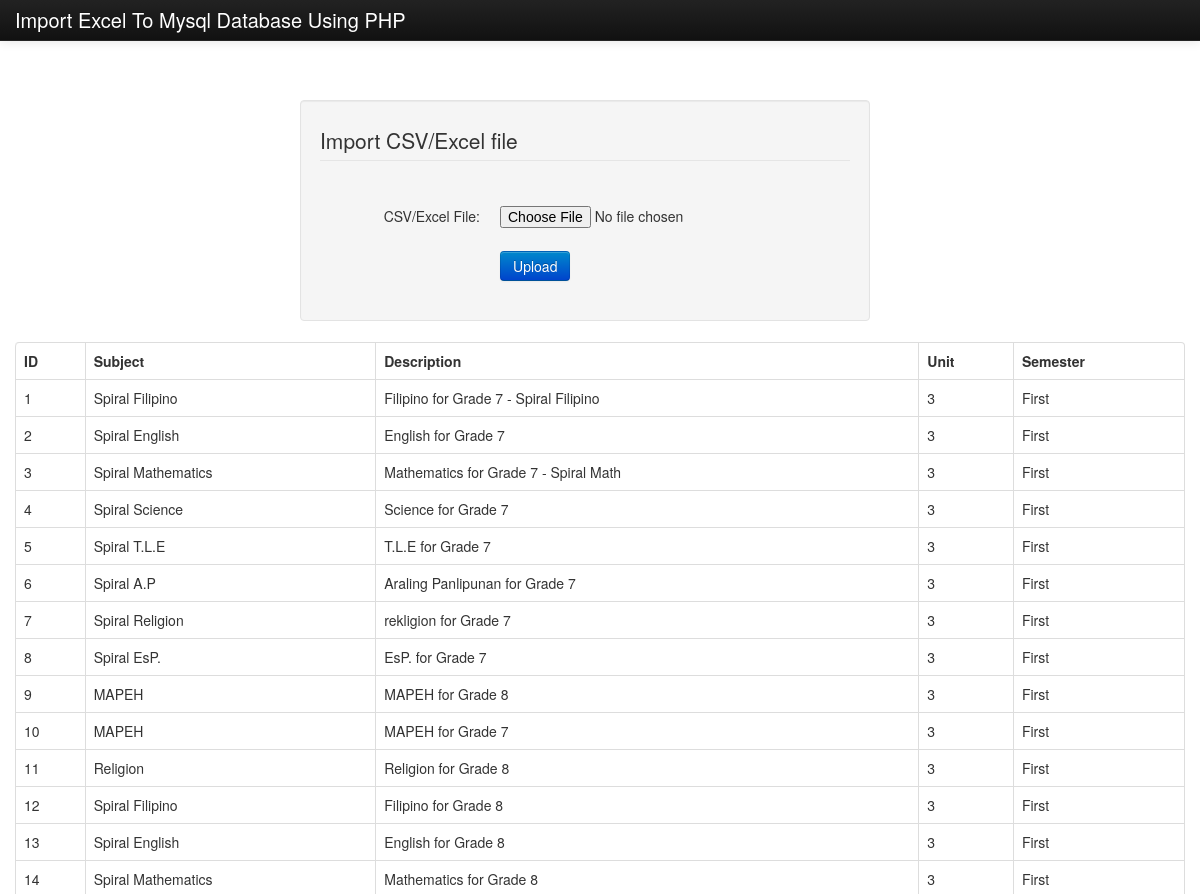
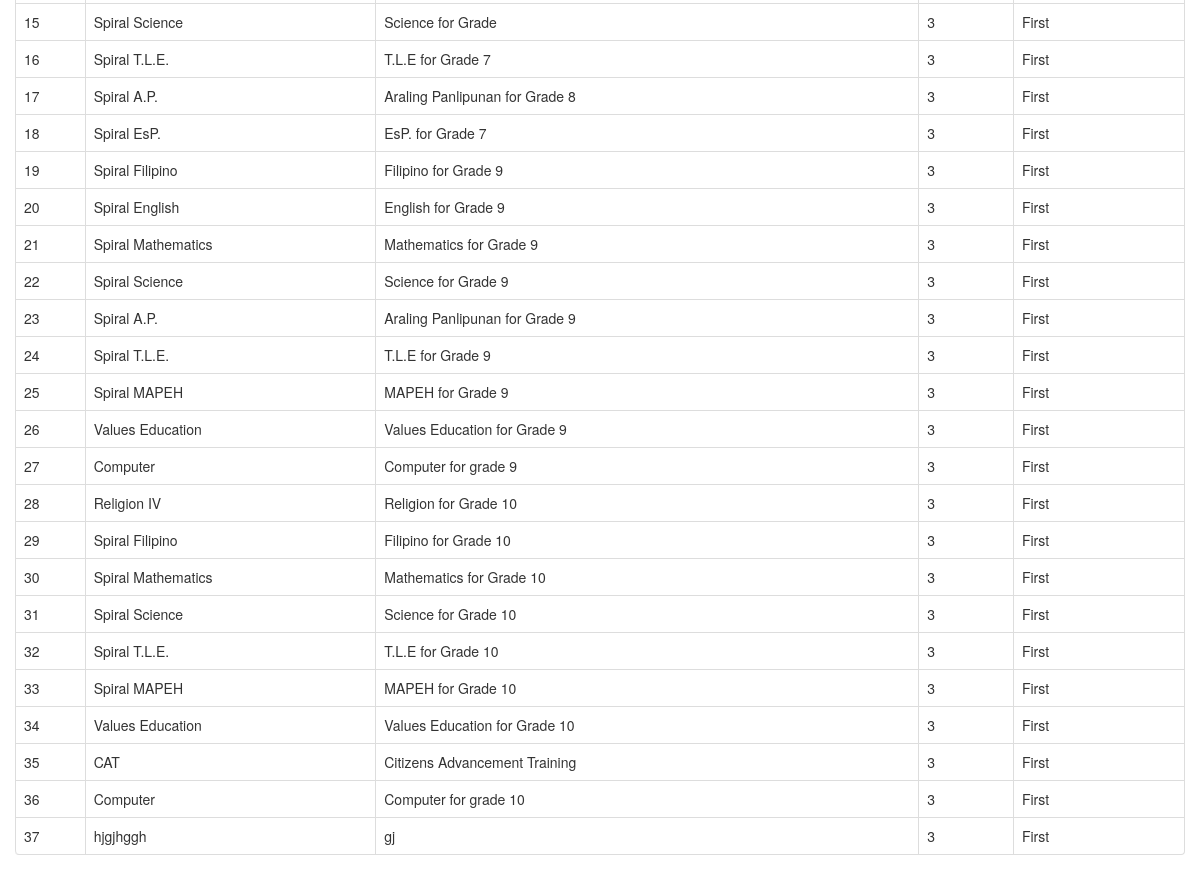
The page / on the database its author committed (2 pictures, top to bottom).
### tables this page shows
CREATE TABLE `subject` (
  `SUBJ_ID` int(11) NOT NULL,
  `SUBJ_CODE` varchar(255) NOT NULL,
  `SUBJ_DESCRIPTION` varchar(255) NOT NULL,
  `UNIT` varchar(255) NOT NULL,
  `PRE_REQUISITE` varchar(255) NOT NULL,
  `COURSE_ID` varchar(255) NOT NULL,
  `AY` varchar(255) NOT NULL,
  `SEMESTER` varchar(255) NOT NULL
);

### index.php (the view, shortened to what this page needs)
<!DOCTYPE html>
<?php
	include 'db.php';
?>
<html lang="en">
	<head>
		<link rel="stylesheet" href="css/bootstrap.min.css">
		<link rel="stylesheet" href="css/bootstrap-responsive.min.css">
		<link rel="stylesheet" href="css/bootstrap-custom.css">
	</head>
	<body>
	<div class="navbar navbar-inverse navbar-fixed-top">
		<div class="navbar-inner">
			<div class="container">
				<a class="brand" href="#">Import Excel To Mysql Database Using PHP</a>
			</div>
		</div>
	</div>
	<div id="wrap">
	<div class="container">
		<div class="row">
			<div class="span6" id="form-login">
				<form class="form-horizontal well" action="import.php" method="post" name="upload_excel" enctype="multipart/form-data">
					<fieldset>
						<legend>Import CSV/Excel file</legend>
						<div class="control-group">
							<div class="control-label">
								<label>CSV/Excel File:</label>
							</div>
							<div class="controls">
								<input type="file" name="file" id="file" class="input-large">
							</div>
						</div>
						<div class="control-group">
							<div class="controls">
							<button type="submit" id="submit" name="Import" class="btn btn-primary button-loading" data-loading-text="Loading...">Upload</button>
							</div>
						</div>
					</fieldset>
				</form>
			</div>
			<div class="span3 hidden-phone"></div>
		</div>
		<table class="table table-bordered">
			<thead>
				  	<tr>
				  		<th>ID</th>
				  		<th>Subject</th>
				  		<th>Description</th>
				  		<th>Unit</th>
				  		<th>Semester</th>
				  	</tr>
				  </thead>
			<?php
				$SQLSELECT = "SELECT * FROM subject ";
				$result_set =  mysql_query($SQLSELECT, $conn);
				while($row = mysql_fetch_array($result_set))
				{
				?>
					<tr>
						<td><?php echo $row['SUBJ_ID']; ?></td>
						<td><?php echo $row['SUBJ_CODE']; ?></td>
						<td><?php echo $row['SUBJ_DESCRIPTION']; ?></td>
						<td><?php echo $row['UNIT']; ?></td>
						<td><?php echo $row['SEMESTER']; ?></td>
					</tr>
				<?php
				}
			?>
		</table>
	</div>
	</div>
	</body>
</html>

### rows shown on the page
subject: SUBJ_ID "1", SUBJ_CODE "Spiral Filipino", SUBJ_DESCRIPTION "Filipino for Grade 7 - Spiral Filipino", UNIT "3", SEMESTER "First"
subject: SUBJ_ID "2", SUBJ_CODE "Spiral English", SUBJ_DESCRIPTION "English for Grade 7", UNIT "3", SEMESTER "First"
subject: SUBJ_ID "3", SUBJ_CODE "Spiral Mathematics", SUBJ_DESCRIPTION "Mathematics for Grade 7 - Spiral Math", UNIT "3", SEMESTER "First"
subject: SUBJ_ID "4", SUBJ_CODE "Spiral Science", SUBJ_DESCRIPTION "Science for Grade 7", UNIT "3", SEMESTER "First"
subject: SUBJ_ID "5", SUBJ_CODE "Spiral T.L.E", SUBJ_DESCRIPTION "T.L.E for Grade 7", UNIT "3", SEMESTER "First"
subject: SUBJ_ID "6", SUBJ_CODE "Spiral A.P", SUBJ_DESCRIPTION "Araling Panlipunan for Grade 7", UNIT "3", SEMESTER "First"
subject: SUBJ_ID "7", SUBJ_CODE "Spiral Religion", SUBJ_DESCRIPTION "rekligion for Grade 7", UNIT "3", SEMESTER "First"
subject: SUBJ_ID "8", SUBJ_CODE "Spiral EsP.", SUBJ_DESCRIPTION "EsP. for Grade 7", UNIT "3", SEMESTER "First"
subject: SUBJ_ID "9", SUBJ_CODE "MAPEH", SUBJ_DESCRIPTION "MAPEH for Grade 8", UNIT "3", SEMESTER "First"
subject: SUBJ_ID "10", SUBJ_CODE "MAPEH", SUBJ_DESCRIPTION "MAPEH for Grade 7", UNIT "3", SEMESTER "First"
subject: SUBJ_ID "11", SUBJ_CODE "Religion", SUBJ_DESCRIPTION "Religion for Grade 8", UNIT "3", SEMESTER "First"
subject: SUBJ_ID "12", SUBJ_CODE "Spiral Filipino", SUBJ_DESCRIPTION "Filipino for Grade 8", UNIT "3", SEMESTER "First"
subject: SUBJ_ID "13", SUBJ_CODE "Spiral English", SUBJ_DESCRIPTION "English for Grade 8", UNIT "3", SEMESTER "First"
subject: SUBJ_ID "14", SUBJ_CODE "Spiral Mathematics", SUBJ_DESCRIPTION "Mathematics for Grade 8", UNIT "3", SEMESTER "First"
subject: SUBJ_ID "15", SUBJ_CODE "Spiral Science", SUBJ_DESCRIPTION "Science for Grade", UNIT "3", SEMESTER "First"
subject: SUBJ_ID "16", SUBJ_CODE "Spiral T.L.E.", SUBJ_DESCRIPTION "T.L.E for Grade 7", UNIT "3", SEMESTER "First"
subject: SUBJ_ID "17", SUBJ_CODE "Spiral A.P.", SUBJ_DESCRIPTION "Araling Panlipunan for Grade 8", UNIT "3", SEMESTER "First"
subject: SUBJ_ID "18", SUBJ_CODE "Spiral EsP.", SUBJ_DESCRIPTION "EsP. for Grade 7", UNIT "3", SEMESTER "First"
subject: SUBJ_ID "19", SUBJ_CODE "Spiral Filipino", SUBJ_DESCRIPTION "Filipino for Grade 9", UNIT "3", SEMESTER "First"
subject: SUBJ_ID "20", SUBJ_CODE "Spiral English", SUBJ_DESCRIPTION "English for Grade 9", UNIT "3", SEMESTER "First"
subject: SUBJ_ID "21", SUBJ_CODE "Spiral Mathematics", SUBJ_DESCRIPTION "Mathematics for Grade 9", UNIT "3", SEMESTER "First"
subject: SUBJ_ID "22", SUBJ_CODE "Spiral Science", SUBJ_DESCRIPTION "Science for Grade 9", UNIT "3", SEMESTER "First"
subject: SUBJ_ID "23", SUBJ_CODE "Spiral A.P.", SUBJ_DESCRIPTION "Araling Panlipunan for Grade 9", UNIT "3", SEMESTER "First"
subject: SUBJ_ID "24", SUBJ_CODE "Spiral T.L.E.", SUBJ_DESCRIPTION "T.L.E for Grade 9", UNIT "3", SEMESTER "First"
subject: SUBJ_ID "25", SUBJ_CODE "Spiral MAPEH", SUBJ_DESCRIPTION "MAPEH for Grade 9", UNIT "3", SEMESTER "First"
subject: SUBJ_ID "26", SUBJ_CODE "Values Education", SUBJ_DESCRIPTION "Values Education for Grade 9", UNIT "3", SEMESTER "First"
subject: SUBJ_ID "27", SUBJ_CODE "Computer", SUBJ_DESCRIPTION "Computer for grade 9", UNIT "3", SEMESTER "First"
subject: SUBJ_ID "28", SUBJ_CODE "Religion IV", SUBJ_DESCRIPTION "Religion for Grade 10", UNIT "3", SEMESTER "First"
subject: SUBJ_ID "29", SUBJ_CODE "Spiral Filipino", SUBJ_DESCRIPTION "Filipino for Grade 10", UNIT "3", SEMESTER "First"
subject: SUBJ_ID "30", SUBJ_CODE "Spiral Mathematics", SUBJ_DESCRIPTION "Mathematics for Grade 10", UNIT "3", SEMESTER "First"
subject: SUBJ_ID "31", SUBJ_CODE "Spiral Science", SUBJ_DESCRIPTION "Science for Grade 10", UNIT "3", SEMESTER "First"
subject: SUBJ_ID "32", SUBJ_CODE "Spiral T.L.E.", SUBJ_DESCRIPTION "T.L.E for Grade 10", UNIT "3", SEMESTER "First"
subject: SUBJ_ID "33", SUBJ_CODE "Spiral MAPEH", SUBJ_DESCRIPTION "MAPEH for Grade 10", UNIT "3", SEMESTER "First"
subject: SUBJ_ID "34", SUBJ_CODE "Values Education", SUBJ_DESCRIPTION "Values Education for Grade 10", UNIT "3", SEMESTER "First"
subject: SUBJ_ID "35", SUBJ_CODE "CAT", SUBJ_DESCRIPTION "Citizens Advancement Training", UNIT "3", SEMESTER "First"
subject: SUBJ_ID "36", SUBJ_CODE "Computer", SUBJ_DESCRIPTION "Computer for grade 10", UNIT "3", SEMESTER "First"
subject: SUBJ_ID "37", SUBJ_CODE "hjgjhggh", SUBJ_DESCRIPTION "gj", UNIT "3", SEMESTER "First"
